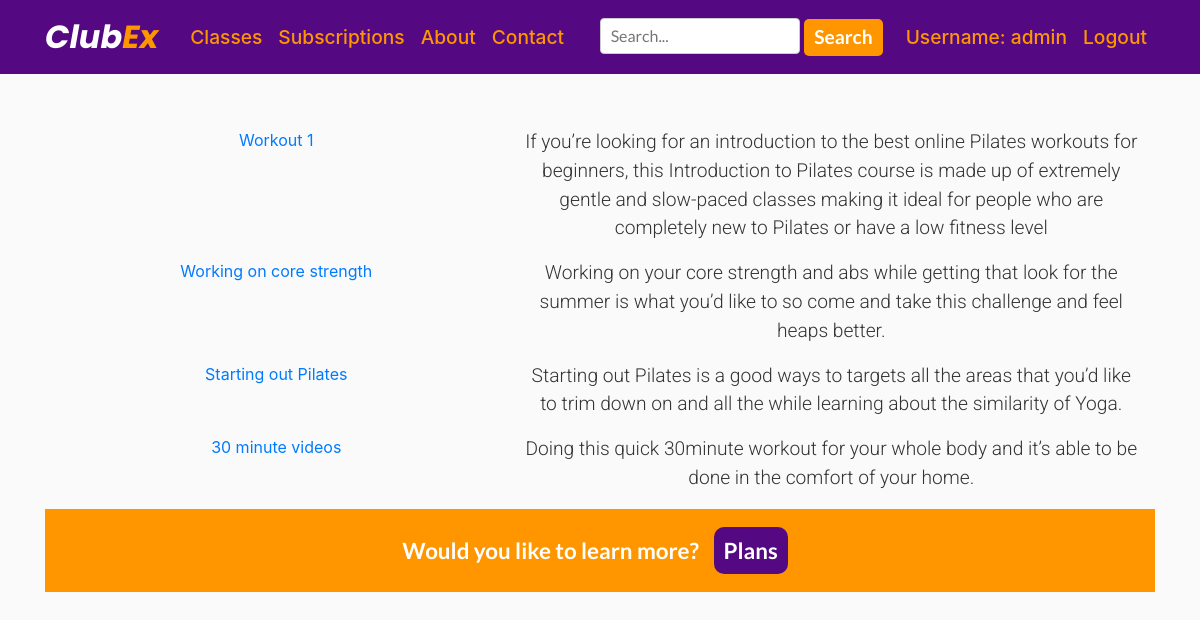
Before: /classes/pilates/ (signed in) with the older database file.
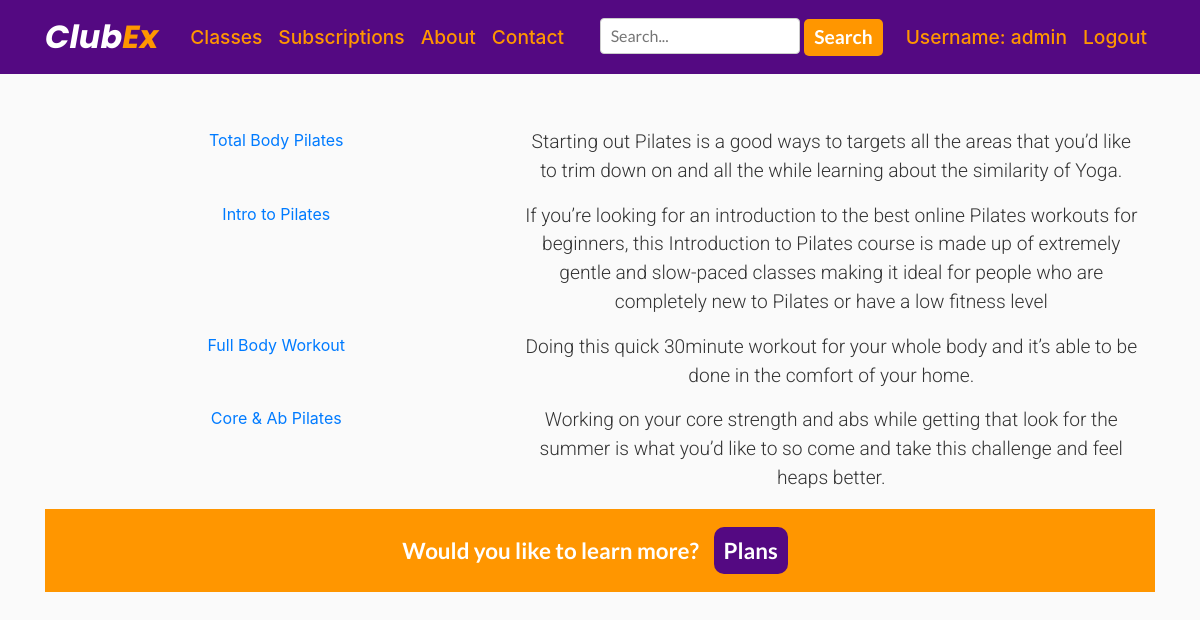
After: the same page with the newer database file.
### ClubEx/models.py (models this page shows, shortened)
class Video(models.Model):
    category = models.CharField(max_length=200)
    video_name = models.CharField(max_length=200)
    video_thumbnail = models.ImageField(null=True, blank=True)
    video = EmbedVideoField()
    content = models.TextField()
    video_views = models.IntegerField(default=0, null=True, blank=True)
    class Meta:
        ordering = ('-video_name',)

### ClubEx/views.py (the view)
# urls.py: path('classes/pilates/', views.classes_pilates, name='classes_pilates'),
@login_required
def classes_pilates(request):
    obj = Video.objects.filter(category='Pilates')
    return render(request, 'clubex/pilates.html', {'obj': obj})

### ClubEx/templates/ClubEx/pilates.html
{% extends "ClubEx/base.html" %}
{% load static %}
{% block content %}
    <Link rel="stylesheet" href="{% static 'ClubEx/newstyle.css' %}" type="text/css" >
   {% for i in obj %}
<div class="container">
  <div class="row">
          <div class="col-5">
              <a href=" {% url 'video_details' i.id %}">{{ i.video_name }}</a>
          </div>
          <div class="col-7">
              <p>{{ i.content  }}</p>
          </div>
  </div>
</div>
 {% endfor %}
  <div class="cta">
    <div class="container">
      <p class="ctatext">Would you like to learn more?</p>
      <p><a href="{% url 'plans' %}">Plans</a></p>
    </div>
  </div>
{% endblock content %}

Changed rows visible on the page:
changed Video: video_name "Starting out Pilates" → "Total Body Pilates"; moves up the list
changed Video: video_name "Workout 1" → "Intro to Pilates"
changed Video: video_name "30 minute videos" → "Full Body Workout"; moves up the list
changed Video: video_name "Working on core strength" → "Core & Ab Pilates"
